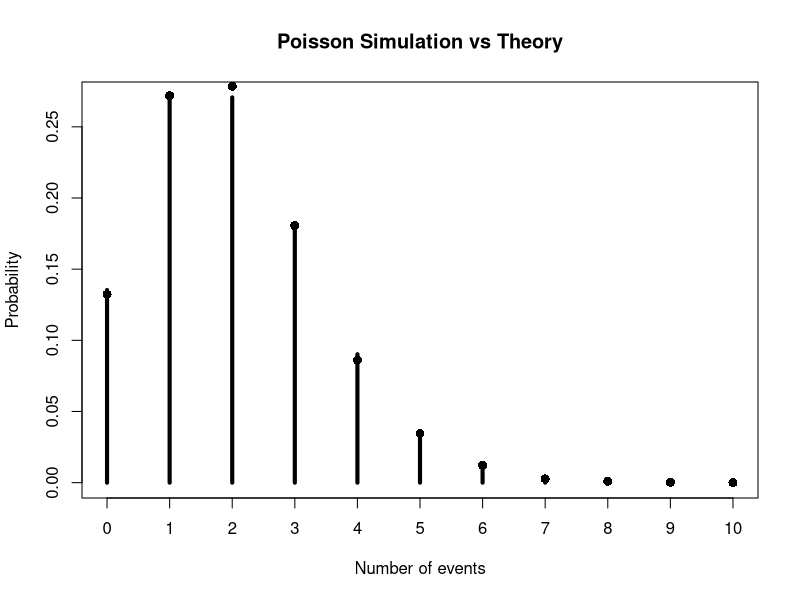

Here is the R script that generated this plot:
# ============================================================
# Simulating probability distributions in R
# ============================================================

# ------------------------------------------------------------
# One binomial experiment
# ------------------------------------------------------------

rbinom(
  1,
  size = 10,
  prob = 0.5
)

# ------------------------------------------------------------
# Many binomial experiments
# ------------------------------------------------------------

set.seed(123)

sim <- rbinom(
  10000,
  size = 10,
  prob = 0.5
)

head(sim)

# Theoretical probability of exactly 6 successes
theoretical <- dbinom(
  6,
  size = 10,
  prob = 0.5
)

# Simulated proportion with exactly 6 successes
simulated <- mean(sim == 6)

theoretical
simulated

# ------------------------------------------------------------
# Effect of number of simulations
# ------------------------------------------------------------

set.seed(123)

N <- 100
sim <- rbinom(N, size = 10, prob = 0.5)
mean(sim == 6)

N <- 1000
sim <- rbinom(N, size = 10, prob = 0.5)
mean(sim == 6)

N <- 10000
sim <- rbinom(N, size = 10, prob = 0.5)
mean(sim == 6)

N <- 100000
sim <- rbinom(N, size = 10, prob = 0.5)
mean(sim == 6)

# ------------------------------------------------------------
# Simulating a Poisson distribution
# ------------------------------------------------------------

set.seed(123)

sim <- rpois(
  10000,
  lambda = 2
)

# Simulated probability of exactly 3 events
mean(sim == 3)

# Theoretical probability
dpois(
  3,
  lambda = 2
)

# ------------------------------------------------------------
# Compare simulated and theoretical distributions
# ------------------------------------------------------------

x <- 0:10

sim_prob <- sapply(
  x,
  function(k) mean(sim == k)
)

theory_prob <- dpois(
  x,
  lambda = 2
)

plot(
  x,
  theory_prob,
  type = "h",
  lwd = 4,
  xaxt = "n",
  xlab = "Number of events",
  ylab = "Probability",
  main = "Poisson Simulation vs Theory"
)

axis(
  1,
  at = x
)

points(
  x,
  sim_prob,
  pch = 16,
  cex = 1.2
)
